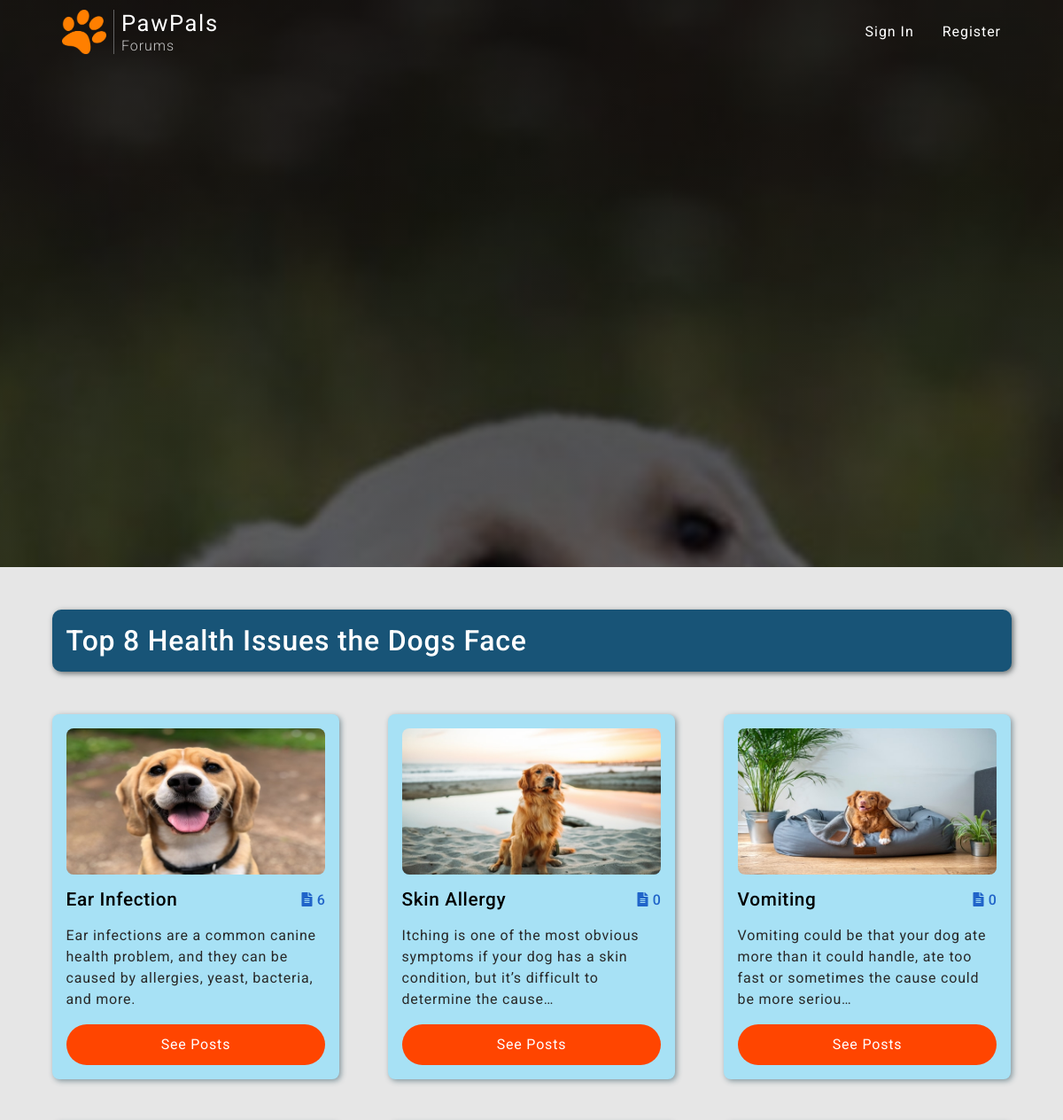
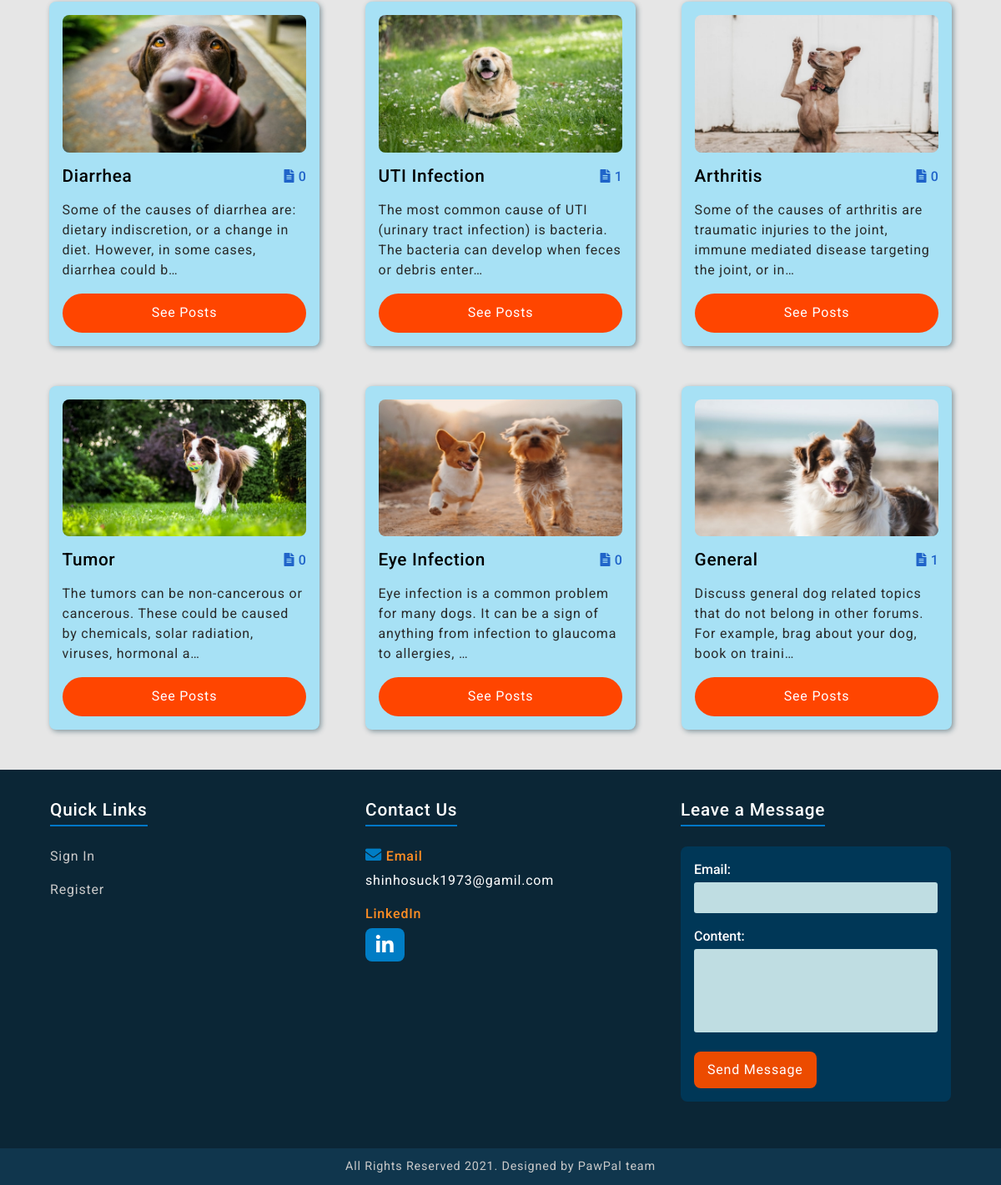
/home/, run on the app's committed database (2 pictures, top to bottom).
### blog/models.py (models this page shows)
class Topic(models.Model):
    name = models.CharField(max_length=50)
    topic_image = models.ImageField(upload_to="topic_images")
    description = models.CharField(max_length=200, blank=True)
    def __str__(self):
        return self.name

### blog/views.py (the view)
# urls.py: path("home/", index, name="home"),
def index(request):
    topics = Topic.objects.all()
    context = {
        "topics": topics
    }
    return render(request, "blog/index.html", context)

### users/forms.py
class ContactUsForm(forms.ModelForm):
    email = forms.EmailField()
    class Meta:
        model = Contact
        fields = ["email", "content"]

### users/context_processors.py (called while the page is built)
def contact_form(request):
    form = ContactUsForm()
    return  {"form": form}

### blog/templates/blog/index.html (shortened to what this page needs)
{% extends "blog/base.html" %}
{% load static %}
{% block content %}
    <div class="topics-container">
        <div class="topics-header-title">
            <h2>Top 8 Health Issues the Dogs Face</h2>
        </div>
        <div class="topics-content-wrapper">
            {% for topic in topics %}
            <div class="topic-content-card">
                <img src="{{ topic.topic_image.url}}" alt="">
                <h6 class="topic-title">{{ topic }}
                    {% if topic.post_set.count > 1 %}
                        <span>
                            <i class="fa fa-file-alt"></i>
                            {{ topic.post_set.count }}
                        </span>
                    {% else %}
                        <span>
                            <i class="fa fa-file-alt"></i>
                            {{ topic.post_set.count }}
                        </span>
                    {% endif %}
                </h6>
                <p class="topic-description">{{ topic.description|truncatechars:120 }}</p>
                <a href="{% url 'blog:posts-in-topic' topic.pk %}" class="learn-more-btn">See Posts</a>
            </div>
            {% endfor %}
        </div>
    </div>
{% endblock content %}

### blog/templates/blog/base.html (shortened to what this page needs)
{% load static %}
<!DOCTYPE html>
<html lang="en">
<head>
    <link rel="stylesheet" href="https://cdnjs.cloudflare.com/ajax/libs/font-awesome/5.15.1/css/all.min.css"
 />
    <link rel="stylesheet" href="https://cdnjs.cloudflare.com/ajax/libs/font-awesome/5.15.3/css/all.min.css" />
    <link href="https://cdn.jsdelivr.net/npm/bootstrap@5.0.0-beta1/dist/css/bootstrap.min.css" rel="stylesheet">
    <link rel="stylesheet" type="text/css" href="{% static 'blog/main.css' %}">
</head>
<body>
    <header>
        {% block navbar%}
        <nav class="bg-img">
            <div class="navbar-container">
                <div class="brand-name">
                    <a class="brand-link" href="{% url 'blog:home' %}">
                        <img src="{% static 'blog/images/paw.png' %}" alt="">
                        <h5>PawPals<span>Forums</span></h5>
                    </a>
                </div>
                <ul class="links">
                    {% if user.is_authenticated %}
                        {% with request.resolver_match.url_name as url_name %}
                        <li class="link">
                            <a class="{% if url_name == 'home' %} active {% endif %}" href="{% url 'blog:home' %}">Home</a>
                        </li>
                        <li class="link">
                            <a class="{% if url_name == 'my-posts' %} active {% endif %}" href="{% url 'blog:my-posts'  user.pk %}">My Posts</a>
                        </li>
                        <li class="link">
                            <a href="{% url 'blog:create-post' %}">New Post</a>
                        </li>
                        <li class="link">
                            <a href="{% url 'users:profile' %}">Profile</a>
                        </li>
                        <li class="link">
                            <a id="search" href="#">Search</a>
                        </li>
                        <li class="link">
                            <a href="{% url 'users:logout' %}">Sign Out</a>
                        </li>
                        {% endwith %}
                    {% else %}
                        <li class="link">
                            <a href="{% url 'users:login' %}">Sign In</a>
                        </li>
                        <li class="link">
                            <a href="{% url 'users:register' %}">Register</a>
                        </li>
                    {% endif %}
                </ul>
            </div>
        </nav>
        {% endblock navbar%}
    </header>
    <main>
        {% block content %}
        {% endblock content %}
    </main>
    <footer>
        <div class="footer-container">
            <div class="footer-content-wrapper">
                <div class="footer-title">
                    <h6>Quick Links</h6>
                </div>
                <div class="footer-links">
                    {% if user.is_authenticated %}
                        <a href="{% url 'blog:home' %}" class="footer-home">Home</a>
                        <a href="{% url 'blog:my-posts' user.pk %}" class="footer-my-posts">My Posts</a>
                        <a href="{% url 'blog:create-post' %}" class="footer-new-post">New Post</a>
                        <a href="{% url 'users:logout' %}" class="footer-sign-out">Sign Out</a>
                    {% else %}
                        <a href="{% url 'users:login' %}" class="footer-sign-in">Sign In</a>
                        <a href="{% url 'users:register' %}" class="footer-register">Register</a>
                    {% endif %}
                </div>
            </div>
            <div class="footer-content-wrapper">
                <div class="footer-title">
                    <h6>Contact Us</h6>
                </div>
                <div class="footer-contact">
                    <p>
                       <i class="fa fa-envelope"></i>Email
                       <a href="mailto:shinhosuck1973@gamil.com">shinhosuck1973@gamil.com</a>
                    </p>
                    <p>
                        LinkedIn
                        <a class="linkedIn-link" href="https://www.linkedin.com/in/eric-anderson-a6b906214/" target="_blank"><i class="fab fa-linkedin-in"></i></a>
                    </p>
                </div>
            </div>
            <div class="footer-content-wrapper">
                <div class="footer-title">
                    <h6>Leave a Message</h6>
                </div>
                <div class="footer-form">
                    <form class="form-content" action="{% url 'users:contact_us' %}" method="POST">
                        {{ form.as_p }}
                        <button class="contact-submit" type="submit">Send Message</button>
                    </form>
                </div>
            </div>
        </div>
        <div class="footer-rights-reserved">
            <p>All Rights Reserved 2021. Designed by PawPal team</p>
        </div>
    </footer>
</body>
</html>

### blog/templates/blog/base.html (style rules this page uses)
.form-content { margin-top: 1rem; }
p > label { color: rgb(255, 255, 255); font-size: 1rem; font-weight: 500; margin-bottom: 0.2rem; text-align: start !important; }
p > input, textarea { width: 100%; padding: 0.4rem 1rem; outline: none; border: none; background: rgb(191, 221, 226); color: rgb(0, 0, 0); resize: none; border-radius: 3px; }
p > textarea { height: 100px; width: 100%; }

### data on the page
Topic: topic_image (picture), name "Ear Infection", post_set.count "6", description "Ear infections are a common canine health problem, and they can be caused by allergies, yeast, bacteria, and more."
Topic: topic_image (picture), name "Skin Allergy", post_set.count "0", description "Itching is one of the most obvious symptoms if your dog has a skin condition, but it’s difficult to determine the cause…"
Topic: topic_image (picture), name "Vomiting", post_set.count "0", description "Vomiting could be that your dog ate more than it could handle, ate too fast or sometimes the cause could be more seriou…"
Topic: topic_image (picture), name "Diarrhea", post_set.count "0", description "Some of the causes of diarrhea are: dietary indiscretion, or a change in diet. However, in some cases, diarrhea could b…"
Topic: topic_image (picture), name "UTI Infection", post_set.count "1", description "The most common cause of UTI (urinary tract infection) is bacteria. The bacteria can develop when feces or debris enter…"
Topic: topic_image (picture), name "Arthritis", post_set.count "0", description "Some of the causes of arthritis are traumatic injuries to the joint, immune mediated disease targeting the joint, or in…"
Topic: topic_image (picture), name "Tumor", post_set.count "0", description "The tumors can be non-cancerous or cancerous. These could be caused by chemicals, solar radiation, viruses, hormonal a…"
Topic: topic_image (picture), name "Eye Infection", post_set.count "0", description "Eye infection is a common problem for many dogs. It can be a sign of anything from infection to glaucoma to allergies, …"
Topic: topic_image (picture), name "General", post_set.count "1", description "Discuss general dog related topics that do not belong in other forums. For example, brag about your dog, book on traini…"
